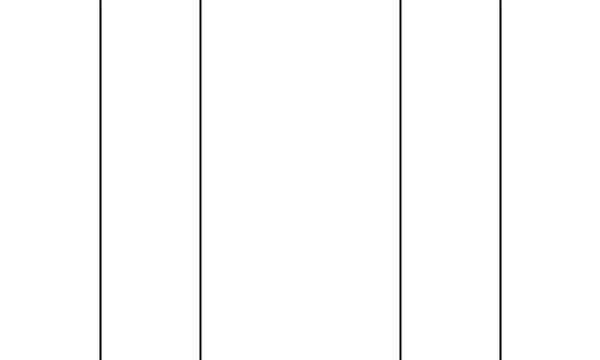
Frame 1 (no input)
Frame 60 (the mouse pressed at the canvas centre just before this capture): identical to frame 1, image omitted
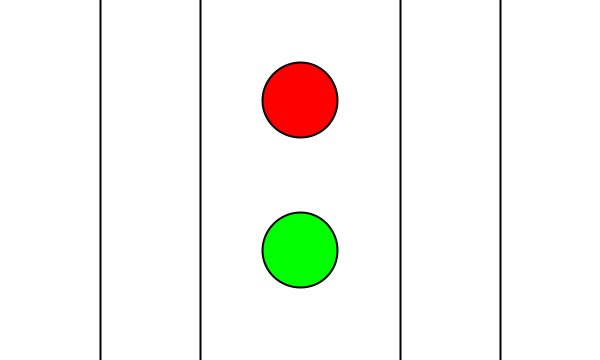
Frame 120 (the mouse held since frame 60 and released just before this capture)

The Processing sketch that drew these frames (run headless with seeded random() and noise(); from frame 60 on, the mouse is pressed at the canvas centre):

// Processing sketch: MouseX_moving_across_the_canvas
// ── MouseX_moving_across_the_canvas.pde
float circleX; 
float circleY;

void setup () { 
  size (600,360); 
}

void draw () {
  background (255); 
  
  if ((mouseX > 100) && (mouseX < 500)) {
    fill (255,0,0); 
    ellipse (300,100,75,75); 
  }
  
  if ((mouseX > 200) && (mouseX < 400)) { 
    fill (0,255,0); 
    ellipse (300,250,75,75); 
  } 
  
  stroke (0); 
  strokeWeight (2);
  line (100,0,100, height); 
  line (200,0,200, height); 
  line (400,0,400, height); 
  line (500,0,500, height); 
}
